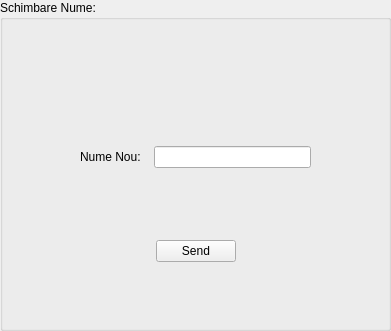
   <widget class="QGroupBox" name="Schimbare_Nume_box">
    <property name="geometry">
     <rect>
      <x>520</x>
      <y>130</y>
      <width>391</width>
      <height>331</height>
     </rect>
    </property>
    <property name="title">
     <string>Schimbare Nume:</string>
    </property>
    <widget class="QWidget" name="layoutWidget_5">
     <property name="geometry">
      <rect>
       <x>80</x>
       <y>80</y>
       <width>231</width>
       <height>182</height>
      </rect>
     </property>
     <layout class="QVBoxLayout" name="verticalLayout_10">
      <item>
       <spacer name="verticalSpacer_15">
        <property name="orientation">
         <enum>Qt::Vertical</enum>
        </property>
        <property name="sizeHint" stdset="0">
         <size>
          <width>20</width>
          <height>40</height>
         </size>
        </property>
       </spacer>
      </item>
      <item>
       <layout class="QHBoxLayout" name="horizontalLayout_33">
        <item>
         <widget class="QLabel" name="numeNou_label">
          <property name="text">
           <string>Nume Nou:  </string>
          </property>
         </widget>
        </item>
        <item>
         <widget class="QLineEdit" name="lineEdit_numeNou"/>
        </item>
       </layout>
      </item>
      <item>
       <spacer name="verticalSpacer_16">
        <property name="orientation">
         <enum>Qt::Vertical</enum>
        </property>
        <property name="sizeHint" stdset="0">
         <size>
          <width>20</width>
          <height>40</height>
         </size>
        </property>
       </spacer>
      </item>
      <item>
       <layout class="QHBoxLayout" name="horizontalLayout_34">
        <item>
         <spacer name="horizontalSpacer_14">
          <property name="orientation">
           <enum>Qt::Horizontal</enum>
          </property>
          <property name="sizeHint" stdset="0">
           <size>
            <width>48</width>
            <height>17</height>
           </size>
          </property>
         </spacer>
        </item>
        <item>
         <widget class="QPushButton" name="sendNumeButton">
          <property name="text">
           <string>Send</string>
          </property>
         </widget>
        </item>
        <item>
         <spacer name="horizontalSpacer_15">
          <property name="orientation">
           <enum>Qt::Horizontal</enum>
          </property>
          <property name="sizeHint" stdset="0">
           <size>
            <width>48</width>
            <height>17</height>
           </size>
          </property>
         </spacer>
        </item>
       </layout>
      </item>
     </layout>
    </widget>
   </widget>
